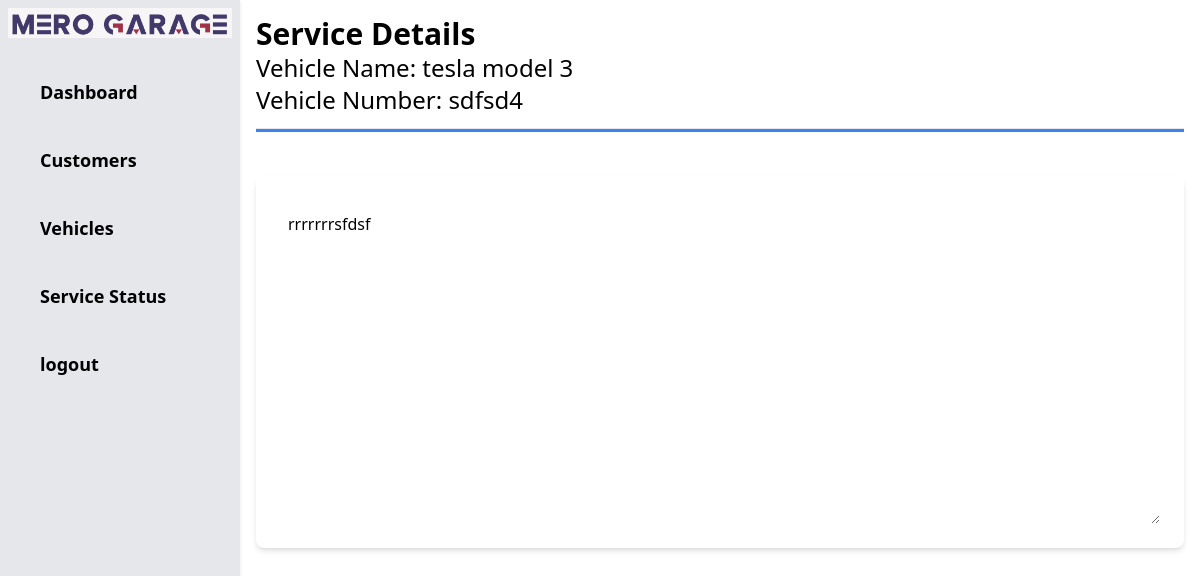
Page /admin/serviceview.php?sid=3 on the earlier database version.
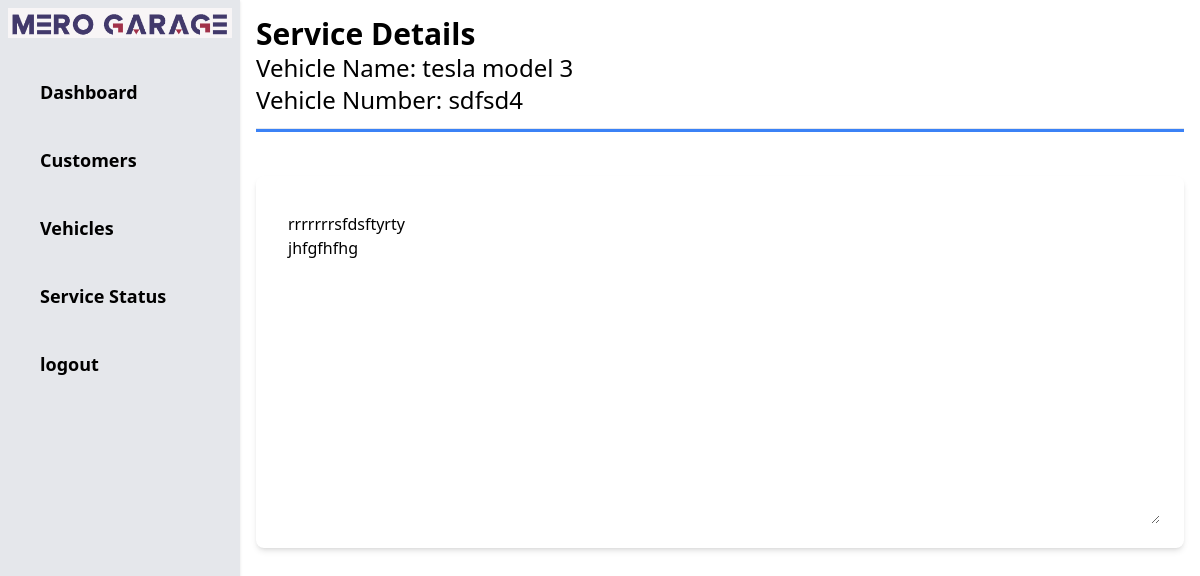
Same page on the later database version.
### tables this page shows
CREATE TABLE `services` (
  `sid` int(11) NOT NULL,
  `vid` int(11) NOT NULL,
  `sdescription` varchar(500) NOT NULL,
  `sstatus` varchar(10) NOT NULL,
  `supdate` datetime NOT NULL DEFAULT CURRENT_TIMESTAMP
);

### admin/serviceview.php (the view, shortened to what this page needs)
<?php include 'header.php'; ?>
<?php
    $sid = $_GET['sid'];
    $qry = "SELECT * FROM services WHERE sid = '$sid'";
    include '../includes/dbconnection.php';
    $result = mysqli_query($conn, $qry);
    $row = mysqli_fetch_assoc($result);
    $sdescription = $row['sdescription'];
    $vid = $row['vid'];
    $qry2 = "SELECT * FROM vehicles WHERE vid = '$vid'";
    $result2 = mysqli_query($conn, $qry2);
    $row2 = mysqli_fetch_assoc($result2);
?>
<h1 class="text-3xl font-bold">Service Details</h1>
<h1 class="text-2xl">Vehicle Name: <?php echo $row2['vname'] ?></h1>
<h1 class="text-2xl">Vehicle Number: <?php echo $row2['vnumber'] ?></h1>
    <hr class="my-3 h-1 bg-blue-500">
        <div class="container mx-auto py-8">
        <div class="bg-white shadow-md rounded-lg p-6">
            <textarea readonly id="vservice" name="sdescription" placeholder="Enter Services Details"
                        class="mt-1 p-2 block w-full h-80 rounded-md border-gray-300 focus:border-purple-400 focus:outline-none focus:ring focus:ring-purple-300"><?php echo $sdescription; ?></textarea>
        </div>

Differences in the rows shown:
changed services: sdescription "rrrrrrrsfdsf" → "rrrrrrrsfdsftyrty jhfgfhfhg"
